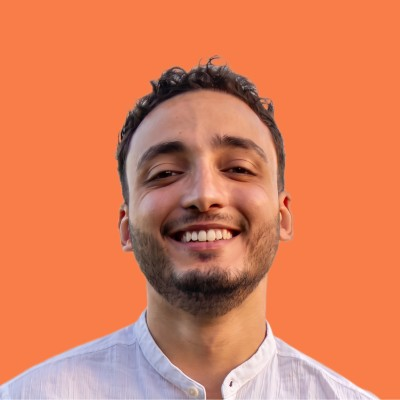
#> input picture profile-picture.jpeg, 400 x 400 px
$ python -i thumbs.py   (imports and definitions only)
#> lines starting #> are read from the running program, lines starting #| are printed output that depends on the picture
#> further down, picture is the input picture: PIL image 400x400 RGB; mean R, G, B 218.6, 125.8, 89.9
#!/usr/bin/env python3
"""Project thumbnails: every image shown whole on a tinted field, same frame for all.

  python3 scripts/thumbs.py            # rebuilds public/work/*.webp from the sources below

The field colour is taken from the image's own border, so a dark capture sits on a deep field and a
light one on a pale field. Nothing is cropped: the capture is scaled to fit inside the frame.
"""
import colorsys, os, statistics, sys
from PIL import Image, ImageDraw, ImageFilter

ROOT = os.path.dirname(os.path.dirname(os.path.abspath(__file__)))
SRC = os.environ.get("THUMB_SRC", os.path.join(ROOT, "public"))
OUT = os.path.join(ROOT, "public", "work")
W, H = 1600, 1000  # 16:10, shown at most ~800 CSS px wide

# slug -> source image (relative to SRC, or absolute). *-illustration.webp come from scripts/illustrate.py
SOURCES = {
    "piktechs": "portfolio/piktechs-devices.webp",
    "pdfold": "portfolio/pdfold-illustration.webp",
    "ai-visibility": "portfolio/ai-visibility-illustration.webp",
    "jev-check": "portfolio/jev-check-audit.webp",
    "ksur": "portfolio/ksur-home.webp",
    "polymarket": "portfolio/polymarket-illustration.webp",
    "atandem": "portfolio/atandem-home.webp",
    "montessori": "portfolio/montessori-og.webp",
    "deuspi": "portfolio/deuspi-og.webp",
    "altao": "portfolio/altao-og.webp",
    "worldline": "portfolio/worldline-og.webp",
}


def border_colour(im):
    im = im.convert("RGB").resize((200, int(200 * im.height / im.width)) or (200, 200))
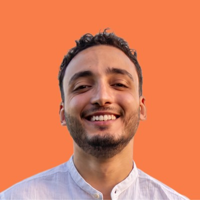
#> im: PIL image 200x200 RGB; mean R, G, B 218.6, 125.8, 89.9
    w, h = im.size
#> w = 200; h = 200
    px = [im.getpixel((x, y)) for x in range(w) for y in (0, 1, h - 2, h - 1)]
#> px = 800 items, first 6: (249, 125, 73), (249, 125, 73), (182, 185, 216), (192, 197, 231), (249, 125, 73), (249, 125, 73)
    px += [im.getpixel((x, y)) for y in range(h) for x in (0, 1, w - 2, w - 1)]
#> px = 1600 items, first 6: (249, 125, 73), (249, 125, 73), (182, 185, 216), (192, 197, 231), (249, 125, 73), (249, 125, 73)
    return tuple(int(statistics.median(p[i] for p in px)) for i in range(3))


def field_for(rgb):
    r, g, b = (c / 255 for c in rgb)
    hue, light, sat = colorsys.rgb_to_hls(r, g, b)
    if light > 0.5:  # pale tinted field under a light capture
        return tuple(int(c * 255) for c in colorsys.hls_to_rgb(hue, 0.87, min(max(sat, 0.10), 0.38))), True
    # neutral graphite under a dark capture, so loud edge colours do not tint the whole card
    return tuple(int(c * 255) for c in colorsys.hls_to_rgb(hue, 0.15, min(sat, 0.08))), False


def rounded(im, radius):
    mask = Image.new("L", im.size, 0)
    ImageDraw.Draw(mask).rounded_rectangle((0, 0, im.width - 1, im.height - 1), radius, fill=255)
    return mask


def build(slug, path):
    path = path if os.path.isabs(path) else os.path.join(SRC, path)
    im = Image.open(path).convert("RGBA")
    field, light = field_for(border_colour(im))
    canvas = Image.new("RGBA", (W, H), field + (255,))
    scale = min(W * 0.84 / im.width, H * 0.80 / im.height)
    tw, th = int(im.width * scale), int(im.height * scale)
    shot = im.resize((tw, th), Image.LANCZOS)
    x, y = (W - tw) // 2, (H - th) // 2 + 8
    radius = 18
    mask = rounded(shot, radius)
    shadow = Image.new("RGBA", (W, H), (0, 0, 0, 0))
    sd = Image.new("RGBA", (tw, th), (0, 0, 0, 90 if light else 150))
    shadow.paste(sd, (x, y + 22), mask)
    shadow = shadow.filter(ImageFilter.GaussianBlur(34))
    canvas = Image.alpha_composite(canvas, shadow)
    canvas.paste(shot, (x, y), mask)
    edge = ImageDraw.Draw(canvas)
    edge.rounded_rectangle((x, y, x + tw - 1, y + th - 1), radius, outline=(0, 0, 0, 26) if light else (255, 255, 255, 30), width=2)
    os.makedirs(OUT, exist_ok=True)
    dst = os.path.join(OUT, f"{slug}.webp")
    canvas.convert("RGB").save(dst, "WEBP", quality=82, method=6)
    print(f"{slug:14} field {field}  {os.path.getsize(dst) // 1024} KB")


# [4 lines not run here, left out]

>>> from PIL import Image
>>> picture = Image.open('../profile-picture.jpeg')
>>> result = border_colour(picture)
#> result = (249, 125, 73)
